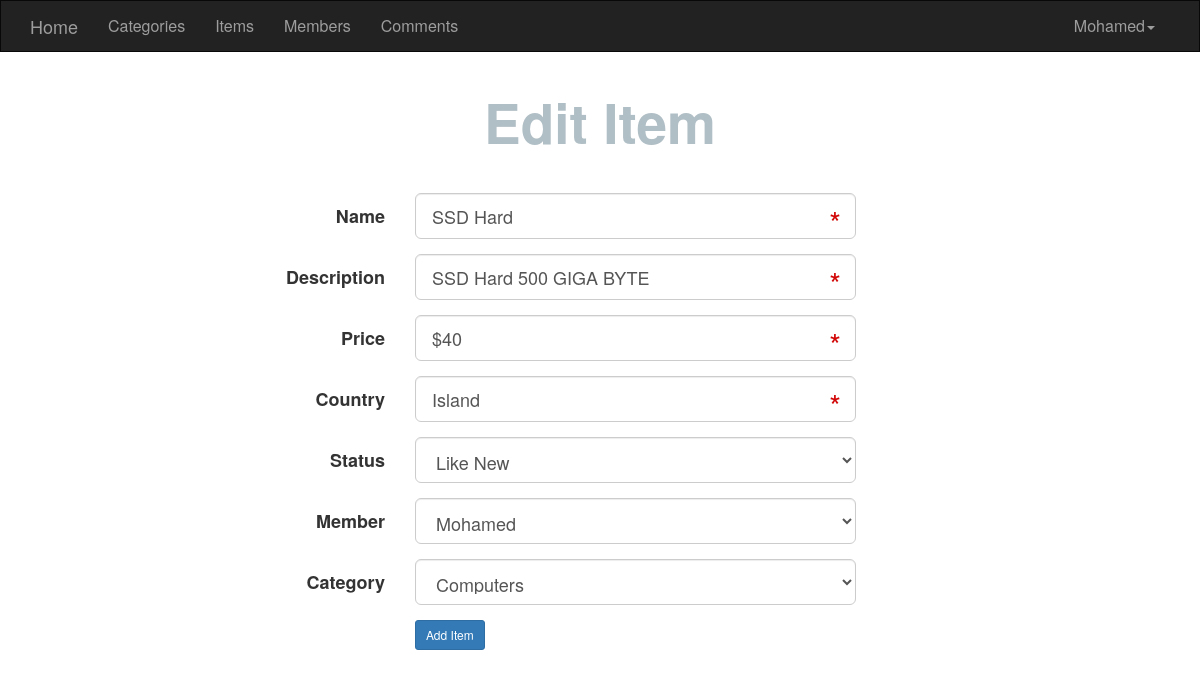
Page /admin/items.php?do=Edit&itemid=17 (signed in) on the committed database.
### tables this page shows
CREATE TABLE `items` (
  `item_ID` int(11) NOT NULL,
  `Name` varchar(255) NOT NULL,
  `Description` text NOT NULL,
  `Price` varchar(255) NOT NULL,
  `Add_Date` date NOT NULL,
  `Country_Made` varchar(255) NOT NULL,
  `Image` varchar(255) NOT NULL,
  `Status` varchar(255) NOT NULL,
  `Rating` smallint(6) NOT NULL,
  `Approve` tinyint(4) NOT NULL DEFAULT 0,
  `Cat_ID` int(11) NOT NULL,
  `Member_ID` int(11) NOT NULL
);

CREATE TABLE `users` (
  `UserD` int(11) NOT NULL,
  `UserName` varchar(255) NOT NULL,
  `Password` varchar(255) NOT NULL,
  `Email` varchar(255) NOT NULL,
  `FullName` varchar(255) NOT NULL,
  `GroupID` int(11) NOT NULL DEFAULT 0,
  `TrustStatus` int(11) NOT NULL DEFAULT 0,
  `RegStatus` int(11) NOT NULL DEFAULT 0,
  `Dateandtime` date DEFAULT NULL,
  `avatar` varchar(255) NOT NULL
);

CREATE TABLE `categories` (
  `ID` int(11) NOT NULL,
  `Name` varchar(255) NOT NULL,
  `Description` text NOT NULL,
  `Ordering` int(11) DEFAULT NULL,
  `Visibility` tinyint(4) NOT NULL DEFAULT 0,
  `Allow_Comments` tinyint(4) NOT NULL DEFAULT 0,
  `Allow_Ads` tinyint(4) NOT NULL DEFAULT 0
);

### admin/items.php (the view, shortened to what this page needs)
<?php
	if (isset($_SESSION['Username'])) {
		include 'init.php';
		$do = isset($_GET['do']) ? $_GET['do'] : 'Manage';
		if ($do == 'Manage') {
			$stmt = $con->prepare("SELECT items.* ,
										categories.Name As category_name ,
										users.UserName
									FROM
										items
									INNER JOIN
										categories
									ON
										categories.ID = items.Cat_ID
									INNER JOIN
										users
									ON
										users.UserD = Member_ID ");
			$stmt-> execute();
			$items = $stmt->fetchAll();
	?>
		<h1 class="text-center">Manage Items</h1>
				<div class="container">
					<div class="table-responsive">
						<table class="main-table text-center table table-bordered">
							<tr>
								<td>#ID</td>
								<td>NAme</td>
								<td>Description</td>
								<td>Price</td>
								<td>Adding Date</td>
								<td>Category</td>
								<td>Member</td>
								<td>Control</td>
							</tr>
							<?php
								foreach($items as $item) {
									echo "<tr>";
										echo "<td>" . $item['item_ID'] . "</td>";
										echo "<td>" . $item['Name'] . "</td>";
										echo "<td>" . $item['Description'] . "</td>";
										echo "<td>" . $item['Price'] . "</td>";
										echo "<td>" . $item['Add_Date'] . "</td>";
										echo "<td>" . $item['category_name'] . "</td>";
										echo "<td>" . $item['UserName'] . "</td>";
										echo "<td>
												<a href='items.php?do=Edit&itemid=" . $item['item_ID'] . "'' class='btn btn-success'><i class='fa fa-edit'></i> Edit </a>
												<a href='items.php?do=Delete&itemid=" . $item['item_ID'] . "' class='btn btn-danger confirm '><i class='fa fa-close'></i>Delete </a>";
												if ($item['Approve'] ==0) {
													echo "<a href='items.php?do=Approve&itemid=" . $item['item_ID'] . "' class='btn btn-info Approve'><i class='fa fa-check'></i>Approve </a>";
												}
											echo "</td>";
									echo "</tr>";
								}
							?>
						</table>
				</div>
				<a href="items.php?do=add" class="btn btn-primary" > <i class="fa fa-plus"></i> New Item</a>
			</div>
				<?php
		} elseif ($do == 'Edit') {
				$itemid = isset($_GET['itemid']) && is_numeric($_GET['itemid']) ? intval($_GET['itemid']) : 0;
			$stmt = $con->prepare("SELECT * FROM items WHERE item_ID = ?");
			$stmt->execute(array($itemid));
			$item = $stmt->fetch();
			$count = $stmt->rowCount();
			if ($count > 0) { ?>
				<h1 class="text-center">Edit Item</h1>
				<div class="container">
					<form class="form-horizontal" action="?do=Update" method="POST">
						<div class="form-group form-group-lg">
							<label class="col-sm-2 control-label">Name</label>
							<div class="col-sm-10 col-sm-6">
								<input type="text"
										name="name"
										class="form-control"
										required="required"
										placeholder="Item To Add"
										onfocus="this.placeholder = ''"
										onblur="this.placeholder='Item To Add'"
										value="<?php echo $item['Name'] ?>" />
							</div>
						</div>
						<div class="form-group form-group-lg">
							<label class="col-sm-2 control-label">Description</label>
							<div class="col-sm-10 col-sm-6">
								<input type="text"
										name="description"
										class="form-control"
										required = "required"
										placeholder="Description Of Item"
										onfocus="this.placeholder = ''"
										onblur="this.placeholder='Description Of Item'"
										value="<?php echo $item['Description'] ?>"/>
							</div>
						</div>
						<div class="form-group form-group-lg">
							<label class="col-sm-2 control-label">Price</label>
							<div class="col-sm-10 col-sm-6">
								<input type="text"
										name="price"
										class="form-control"
										required = "required"
										placeholder="Items Price"
										onfocus="this.placeholder = ''"
										onblur="this.placeholder='Items Price'"
										value="<?php echo $item['Price'] ?>"/>
							</div>
						</div>
						<div class="form-group form-group-lg">
							<label class="col-sm-2 control-label">Country</label>
							<div class="col-sm-10 col-sm-6">
								<input type="text"
										name="country"
										class="form-control"
										required = "required"
										placeholder="where was item made?"
										onfocus="this.placeholder = ''"
										onblur="this.placeholder='where was item made?'"
										value="<?php echo $item['Country_Made'] ?>"/>
							</div>
						</div>
						<div class="form-group form-group-lg">
							<label class="col-sm-2 control-label">Status</label>
							<div class="col-sm-10 col-sm-6">
								<select name="status" class="form-control">
									<option value="2" <?php if ($item['Status'] == 2) { echo 'selected'; } ?>>Like New</option>
								</select>
							</div>
						</div>
						<div class="form-group form-group-lg">
							<label class="col-sm-2 control-label">Member</label>
							<div class="col-sm-10 col-sm-6">
								<select name="member" class="form-control">
								<?php
									$stmt = $con->prepare("SELECT * FROM users");
									$stmt->execute();
									$users= $stmt->fetchAll();
									foreach($users as $user) {
										echo "<option value='" . $user['UserD'] . "'";
											if ($item['Member_ID'] == $user['UserD']) { echo 'selected'; }
											echo ">" . $user['UserName'] . "</option>";
									}
								?>
								</select>
							</div>
						</div>
						<div class="form-group form-group-lg">
							<label class="col-sm-2 control-label">Category</label>
							<div class="col-sm-10 col-sm-6">
								<select name="category" class="form-control">
								<?php
									$stmt2 = $con->prepare("SELECT * FROM categories");
									$stmt2->execute();
									$cats= $stmt2->fetchAll();
									foreach($cats as $cat) {
										echo "<option value='" . $cat['ID'] . "'";
												if ($item['Cat_ID'] == $cat['ID']) { echo ' selected'; }
												echo "> " . $cat['Name'] . "</option>";
									}
								?>
								</select>
							</div>
						</div>
						<div class="form-group form-group-lg">
							<div class="col-sm-offset-2 col-sm-10 col-sm-6">
								<input type="submit" value="Add Item" class="btn btn-primary btn-sm" />
							</div>
						</div>
					</form>
				</div>
	<?php
		} else {
					echo "<div class='container'>";
					$theMsg = "<div class='alert alert-danger'> No Such ID</div>";
					redirectHome($theMsg);
					echo "</div>";
				}
	}
		include $tp1 . 'footer.php';
		} else {
			header('Location: index.php');
			exit();
		}
?>

### admin/layout/css/style.css (style rules this page uses)
h1 { font-size: 55px; font-weight: bold; margin: 40px 0; color: #b0bec5; }
.form-control { position: relative; }
.form-horizontal { margin-left: 20%; }

### rows in the picture
items: name "SSD Hard", description "SSD Hard 500 GIGA BYTE", price "$40", country "Island", status "Like New", member "Mohamed", category "Computers"

### other values in the picture
lang('HOME_ADMIN') "Home"
lang('CATEGORIES') "Categories"
lang('ITEMS') "Items"
lang('MEMBERS') "Members"
lang('COMMENTS') "Comments"
